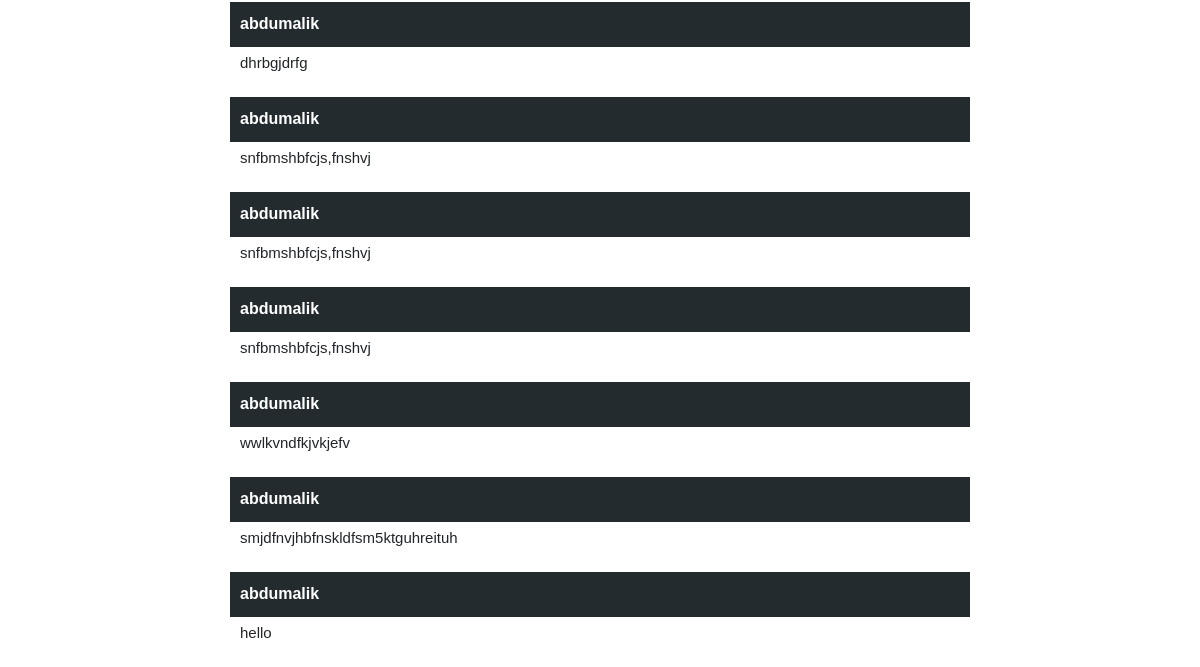
The page /posts/1/ (lower part) on the database as committed earlier.
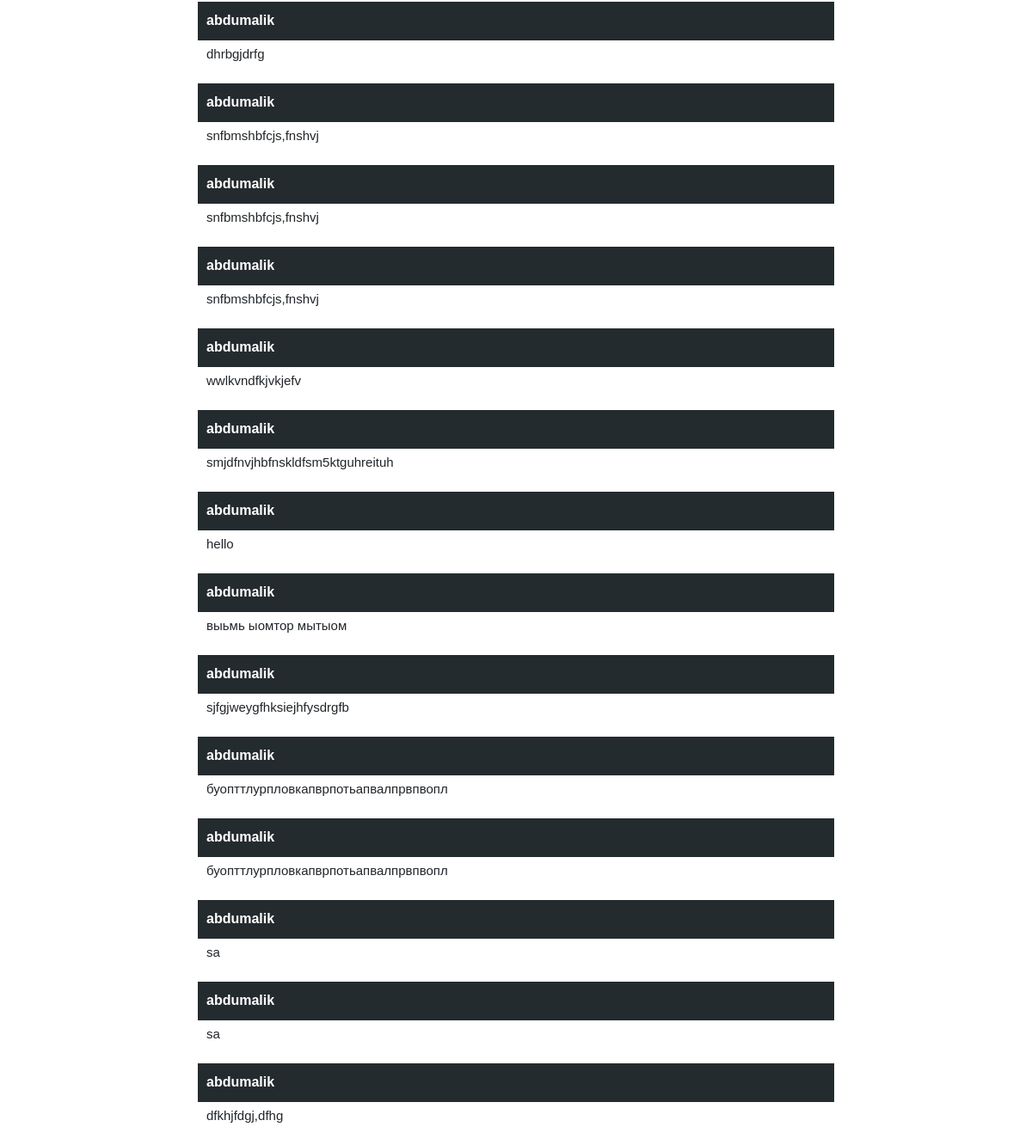
The same page on the database as committed later.
### posts/models.py (models this page shows, shortened)
class Comment(models.Model):
    author = models.ForeignKey(User, on_delete=models.CASCADE)
    text = models.TextField()
    post = models.ForeignKey(Post, on_delete=models.CASCADE)

### posts/views.py (the view, shortened to what this page needs)
# urls.py: path('posts/<int:id>/', DetailPostView.as_view()),
class DetailPostView(DetailView, CreateView):
    template_name = 'posts/detail.html'
    queryset = Post.objects.all()
    form_class = CommentCreateForm
    pk_url_kwarg = 'id'
    def get_context_data(self, **kwargs):
        return {
            'post': self.get_object(),
            'comments': Comment.objects.filter(post=self.get_object()),
            'form': kwargs.get('form', self.form_class),
            'user': get_user_from_request(self.request)
        }

### users/utils.py (called while the page is built)
def get_user_from_request(request):
    return request.user if not request.user.is_anonymous else None

### templates/posts/detail.html (shortened to what this page needs)
{% extends 'layouts/main.html' %}
{% block content %}
    <div class="comments">
        {% for comment in comments %}
            <div style="margin: 50px">
                <p class="author">{{ comment.author.username }}</p>
                <p class="text">{{ comment.text }}</p>
            </div>
        {% endfor %}
    </div>
{% endblock %}

### templates/layouts/main.html (shortened to what this page needs)
<!doctype html>
<html lang="en">
<head>
    <link rel="stylesheet" href="https://cdn.jsdelivr.net/npm/bootstrap@5.2.2/dist/css/bootstrap.min.css"
>
</head>
<body>
{% block content %}
{% endblock %}
</body>
</html>

### templates/posts/detail.html (style rules this page uses)
.comments { width: 70%; margin-left: 15%; }
.comments > div { height: 45px; margin-bottom: 20px; background: #242b2e; padding: 10px; }
.author { color: #fff; flex: 10px; font-family: sans-serif; font-weight: bold; }
.text { font-size: 15px; font-family: sans-serif; margin-bottom: 10px; }

Rows that differ between the two databases and show on the page:
added Comment: author.username "abdumalik", text "выьмь ыомтор мытыом"
added Comment: author.username "abdumalik", text "sjfgjweygfhksiejhfysdrgfb"
added Comment: author.username "abdumalik", text "буопттлурпловкапврпотьапвалпрвпвопл"
added Comment: author.username "abdumalik", text "буопттлурпловкапврпотьапвалпрвпвопл"
added Comment: author.username "abdumalik", text "sa"
added Comment: author.username "abdumalik", text "sa"
added Comment: author.username "abdumalik", text "dfkhjfdgj,dfhg"
